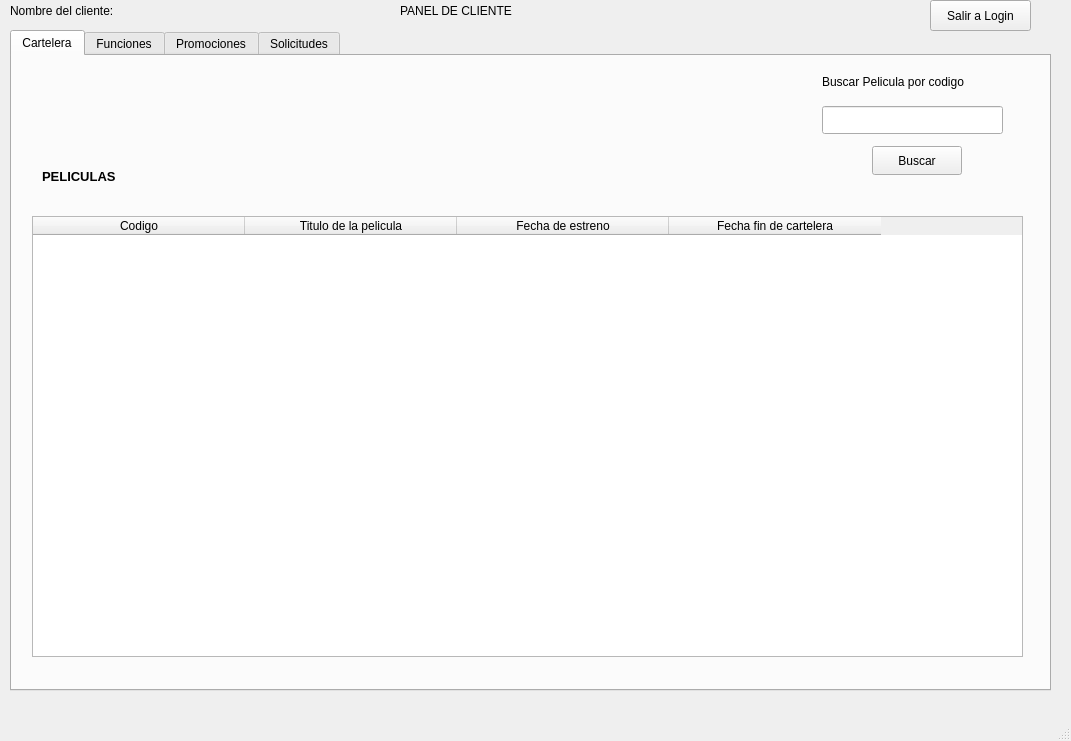
<?xml version="1.0" encoding="UTF-8"?>
<ui version="4.0">
 <class>cliente</class>
 <widget class="QMainWindow" name="cliente">
  <property name="geometry">
   <rect>
    <x>0</x>
    <y>0</y>
    <width>1071</width>
    <height>741</height>
   </rect>
  </property>
  <property name="windowTitle">
   <string>MainWindow</string>
  </property>
  <widget class="QWidget" name="centralwidget">
   <widget class="QTabWidget" name="tabWidget">
    <property name="geometry">
     <rect>
      <x>10</x>
      <y>30</y>
      <width>1041</width>
      <height>661</height>
     </rect>
    </property>
    <property name="currentIndex">
     <number>0</number>
    </property>
    <widget class="QWidget" name="tab">
     <attribute name="title">
      <string>Cartelera</string>
     </attribute>
     <widget class="QTableWidget" name="tablaPeliculas">
      <property name="geometry">
       <rect>
        <x>20</x>
        <y>160</y>
        <width>991</width>
        <height>441</height>
       </rect>
      </property>
      <attribute name="horizontalHeaderCascadingSectionResizes">
       <bool>false</bool>
      </attribute>
      <attribute name="horizontalHeaderDefaultSectionSize">
       <number>212</number>
      </attribute>
      <column>
       <property name="text">
        <string>Codigo</string>
       </property>
      </column>
      <column>
       <property name="text">
        <string>Titulo de la pelicula</string>
       </property>
      </column>
      <column>
       <property name="text">
        <string>Fecha de estreno</string>
       </property>
      </column>
      <column>
       <property name="text">
        <string>Fecha fin de cartelera</string>
       </property>
      </column>
     </widget>
     <widget class="QLabel" name="label_2">
      <property name="geometry">
       <rect>
        <x>30</x>
        <y>110</y>
        <width>101</width>
        <height>21</height>
       </rect>
      </property>
      <property name="font">
       <font>
        <pointsize>10</pointsize>
        <bold>true</bold>
       </font>
      </property>
      <property name="text">
       <string>PELICULAS</string>
      </property>
     </widget>
     <widget class="QLabel" name="label_3">
      <property name="geometry">
       <rect>
        <x>810</x>
        <y>10</y>
        <width>181</width>
        <height>31</height>
       </rect>
      </property>
      <property name="text">
       <string>Buscar Pelicula por codigo</string>
      </property>
     </widget>
     <widget class="QLineEdit" name="textoCodigoPelicula">
      <property name="geometry">
       <rect>
        <x>810</x>
        <y>50</y>
        <width>181</width>
        <height>28</height>
       </rect>
      </property>
     </widget>
     <widget class="QPushButton" name="botonBuscarPeli">
      <property name="geometry">
       <rect>
        <x>860</x>
        <y>90</y>
        <width>90</width>
        <height>29</height>
       </rect>
      </property>
      <property name="text">
       <string>Buscar</string>
      </property>
     </widget>
    </widget>
    <widget class="QWidget" name="tab_2">
     <attribute name="title">
      <string>Funciones</string>
     </attribute>
     <widget class="QPushButton" name="botonReservarAsiento">
      <property name="geometry">
       <rect>
        <x>200</x>
        <y>120</y>
        <width>121</width>
        <height>31</height>
       </rect>
      </property>
      <property name="text">
       <string>Reservar asiento</string>
      </property>
     </widget>
     <widget class="QLabel" name="label_8">
      <property name="geometry">
       <rect>
        <x>30</x>
        <y>60</y>
        <width>49</width>
        <height>16</height>
       </rect>
      </property>
      <property name="text">
       <string>Fila</string>
      </property>
     </widget>
     <widget class="QLineEdit" name="textoColumnaReserva">
      <property name="geometry">
       <rect>
        <x>200</x>
        <y>80</y>
        <width>113</width>
        <height>24</height>
       </rect>
      </property>
     </widget>
     <widget class="QLineEdit" name="textoFilaReserva">
      <property name="geometry">
       <rect>
        <x>30</x>
        <y>80</y>
        <width>113</width>
        <height>24</height>
       </rect>
      </property>
     </widget>
     <widget class="QLabel" name="label_7">
      <property name="geometry">
       <rect>
        <x>200</x>
        <y>60</y>
        <width>71</width>
        <height>16</height>
       </rect>
      </property>
      <property name="text">
       <string>Columna</string>
      </property>
     </widget>
     <widget class="QPushButton" name="botonCancelarReserva">
      <property name="geometry">
       <rect>
        <x>30</x>
        <y>120</y>
        <width>131</width>
        <height>31</height>
       </rect>
      </property>
      <property name="text">
       <string>Cancelar Reservas</string>
      </property>
     </widget>
     <widget class="QTableWidget" name="tablaFunciones_2">
      <property name="geometry">
       <rect>
        <x>20</x>
        <y>230</y>
        <width>441</width>
        <height>361</height>
       </rect>
      </property>
      <column>
       <property name="text">
        <string>Codigo</string>
       </property>
      </column>
      <column>
       <property name="text">
        <string>Pelicula</string>
       </property>
      </column>
      <column>
       <property name="text">
        <string>Horario</string>
       </property>
      </column>
      <column>
       <property name="text">
        <string>Sala</string>
       </property>
      </column>
      <column>
       <property name="text">
        <string>Filas</string>
       </property>
      </column>
      <column>
       <property name="text">
        <string>Columnas</string>
       </property>
      </column>
     </widget>
     <widget class="QLabel" name="label_32">
      <property name="geometry">
       <rect>
        <x>40</x>
        <y>190</y>
        <width>201</width>
        <height>41</height>
       </rect>
      </property>
      <property name="font">
       <font>
        <pointsize>12</pointsize>
       </font>
      </property>
      <property name="text">
       <string>Funciones Disponibles</string>
      </property>
     </widget>
     <widget class="QLabel" name="label_33">
      <property name="geometry">
       <rect>
        <x>490</x>
        <y>190</y>
        <width>171</width>
        <height>41</height>
       </rect>
      </property>
      <property name="font">
       <font>
        <pointsize>12</pointsize>
       </font>
      </property>
      <property name="text">
       <string>Visualizar Sala</string>
      </property>
     </widget>
     <widget class="QTableWidget" name="tablaFuncion_2">
      <property name="geometry">
       <rect>
        <x>490</x>
        <y>230</y>
        <width>511</width>
        <height>361</height>
       </rect>
      </property>
      <row>
       <property name="text">
        <string>B</string>
       </property>
      </row>
      <column>
       <property name="text">
        <string>A</string>
       </property>
      </column>
     </widget>
     <widget class="QLabel" name="label_34">
      <property name="geometry">
       <rect>
        <x>100</x>
        <y>10</y>
        <width>171</width>
        <height>41</height>
       </rect>
      </property>
      <property name="font">
       <font>
        <pointsize>12</pointsize>
       </font>
      </property>
      <property name="text">
       <string>Reservar Asiento</string>
      </property>
     </widget>
    </widget>
    <widget class="QWidget" name="tab_3">
     <attribute name="title">
      <string>Promociones</string>
     </attribute>
     <widget class="QTreeView" name="arbolPromocionesBeneficios">
      <property name="geometry">
       <rect>
        <x>30</x>
        <y>70</y>
        <width>981</width>
        <height>521</height>
       </rect>
      </property>
     </widget>
     <widget class="QLabel" name="label_12">
      <property name="geometry">
       <rect>
        <x>330</x>
        <y>30</y>
        <width>251</width>
        <height>31</height>
       </rect>
      </property>
      <property name="font">
       <font>
        <pointsize>10</pointsize>
        <bold>true</bold>
       </font>
      </property>
      <property name="text">
       <string>PROMOCIONES Y BENEFICIOS</string>
      </property>
     </widget>
    </widget>
    <widget class="QWidget" name="tab_4">
     <attribute name="title">
      <string>Solicitudes</string>
     </attribute>
     <widget class="QLabel" name="label_25">
      <property name="geometry">
       <rect>
        <x>40</x>
        <y>80</y>
        <width>141</width>
        <height>21</height>
       </rect>
      </property>
      <property name="text">
       <string>Nombre del cliente: </string>
      </property>
     </widget>
     <widget class="QLabel" name="labelNombreCliente2">
      <property name="geometry">
       <rect>
        <x>170</x>
        <y>50</y>
        <width>141</width>
        <height>21</height>
       </rect>
      </property>
      <property name="text">
       <string/>
      </property>
     </widget>
     <widget class="QLabel" name="label_26">
      <property name="geometry">
       <rect>
        <x>180</x>
        <y>40</y>
        <width>171</width>
        <height>31</height>
       </rect>
      </property>
      <property name="font">
       <font>
        <pointsize>10</pointsize>
        <bold>true</bold>
       </font>
      </property>
      <property name="text">
       <string>REALIZAR SOLICITUD</string>
      </property>
     </widget>
     <widget class="QComboBox" name="comboBoxTipoSolicitud">
      <property name="geometry">
       <rect>
        <x>40</x>
        <y>200</y>
        <width>411</width>
        <height>31</height>
       </rect>
      </property>
      <item>
       <property name="text">
        <string>Cumpleanios</string>
       </property>
      </item>
      <item>
       <property name="text">
        <string>Aniversario</string>
       </property>
      </item>
      <item>
       <property name="text">
        <string>Requerimiento especial</string>
       </property>
      </item>
      <item>
       <property name="text">
        <string>Queja</string>
       </property>
      </item>
      <item>
       <property name="text">
        <string>Sugerencia</string>
       </property>
      </item>
     </widget>
     <widget class="QLineEdit" name="textoTelefonoSolicitud">
      <property name="geometry">
       <rect>
        <x>40</x>
        <y>140</y>
        <width>411</width>
        <height>31</height>
       </rect>
      </property>
      <property name="text">
       <string/>
      </property>
     </widget>
     <widget class="QLabel" name="label_27">
      <property name="geometry">
       <rect>
        <x>40</x>
        <y>120</y>
        <width>151</width>
        <height>16</height>
       </rect>
      </property>
      <property name="text">
       <string>Numero de Contacto</string>
      </property>
     </widget>
     <widget class="QLabel" name="label_28">
      <property name="geometry">
       <rect>
        <x>40</x>
        <y>180</y>
        <width>121</width>
        <height>16</height>
       </rect>
      </property>
      <property name="text">
       <string>Tipo de Solicitud</string>
      </property>
     </widget>
     <widget class="QLineEdit" name="textoDescripcionSolicitud">
      <property name="geometry">
       <rect>
        <x>40</x>
        <y>260</y>
        <width>411</width>
        <height>51</height>
       </rect>
      </property>
      <property name="text">
       <string/>
      </property>
     </widget>
     <widget class="QPushButton" name="botonCrearSolicitud">
      <property name="geometry">
       <rect>
        <x>170</x>
        <y>360</y>
        <width>141</width>
        <height>41</height>
       </rect>
      </property>
      <property name="text">
       <string>Crear Solicitud</string>
      </property>
     </widget>
     <widget class="QLabel" name="label_29">
      <property name="geometry">
       <rect>
        <x>720</x>
        <y>20</y>
        <width>171</width>
        <height>31</height>
       </rect>
      </property>
      <property name="font">
       <font>
        <pointsize>10</pointsize>
        <bold>true</bold>
       </font>
      </property>
      <property name="text">
       <string>MIS SOLICITUDES</string>
      </property>
     </widget>
     <widget class="QTableWidget" name="tablaSolicitudes">
      <property name="geometry">
       <rect>
        <x>600</x>
        <y>80</y>
        <width>381</width>
        <height>491</height>
       </rect>
      </property>
      <column>
       <property name="text">
        <string>No. Solicitud</string>
       </property>
      </column>
      <column>
       <property name="text">
        <string>Tipo solicitud</string>
       </property>
      </column>
      <column>
       <property name="text">
        <string>Estado</string>
       </property>
      </column>
     </widget>
    </widget>
   </widget>
   <widget class="QLabel" name="label">
    <property name="geometry">
     <rect>
      <x>400</x>
      <y>0</y>
      <width>131</width>
      <height>21</height>
     </rect>
    </property>
    <property name="text">
     <string>PANEL DE CLIENTE</string>
    </property>
   </widget>
   <widget class="QPushButton" name="botonSalir">
    <property name="geometry">
     <rect>
      <x>930</x>
      <y>0</y>
      <width>101</width>
      <height>31</height>
     </rect>
    </property>
    <property name="text">
     <string>Salir a Login</string>
    </property>
   </widget>
   <widget class="QLabel" name="label_4">
    <property name="geometry">
     <rect>
      <x>10</x>
      <y>0</y>
      <width>141</width>
      <height>21</height>
     </rect>
    </property>
    <property name="text">
     <string>Nombre del cliente: </string>
    </property>
   </widget>
   <widget class="QLabel" name="labelNombreCliente">
    <property name="geometry">
     <rect>
      <x>150</x>
      <y>0</y>
      <width>141</width>
      <height>21</height>
     </rect>
    </property>
    <property name="text">
     <string/>
    </property>
   </widget>
  </widget>
  <widget class="QMenuBar" name="menubar">
   <property name="geometry">
    <rect>
     <x>0</x>
     <y>0</y>
     <width>1071</width>
     <height>25</height>
    </rect>
   </property>
  </widget>
  <widget class="QStatusBar" name="statusbar"/>
 </widget>
 <resources/>
 <connections/>
</ui>
